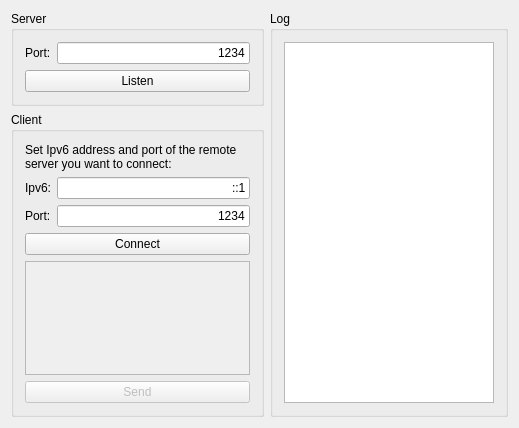
<?xml version="1.0" encoding="UTF-8"?>
<ui version="4.0">
 <class>MainWindow</class>
 <widget class="QMainWindow" name="MainWindow">
  <property name="geometry">
   <rect>
    <x>0</x>
    <y>0</y>
    <width>519</width>
    <height>428</height>
   </rect>
  </property>
  <property name="windowTitle">
   <string>Ipv6Test</string>
  </property>
  <widget class="QWidget" name="centralWidget">
   <layout class="QGridLayout" name="gridLayout_3">
    <item row="0" column="0">
     <widget class="QGroupBox" name="gbServer">
      <property name="title">
       <string>Server</string>
      </property>
      <layout class="QGridLayout" name="gridLayout">
       <item row="0" column="0">
        <widget class="QLabel" name="lbServerPort">
         <property name="text">
          <string>Port:</string>
         </property>
        </widget>
       </item>
       <item row="1" column="0" colspan="2">
        <widget class="QPushButton" name="pbStartListening">
         <property name="text">
          <string>Listen</string>
         </property>
         <property name="checkable">
          <bool>true</bool>
         </property>
        </widget>
       </item>
       <item row="0" column="1">
        <widget class="QLineEdit" name="leServerPort">
         <property name="text">
          <string>1234</string>
         </property>
         <property name="alignment">
          <set>Qt::AlignRight|Qt::AlignTrailing|Qt::AlignVCenter</set>
         </property>
        </widget>
       </item>
      </layout>
     </widget>
    </item>
    <item row="0" column="1" rowspan="2">
     <widget class="QGroupBox" name="gbLog">
      <property name="title">
       <string>Log</string>
      </property>
      <layout class="QGridLayout" name="gridLayout_4">
       <item row="0" column="0">
        <widget class="QTextBrowser" name="textBrowser"/>
       </item>
      </layout>
     </widget>
    </item>
    <item row="1" column="0">
     <widget class="QGroupBox" name="gbClient">
      <property name="title">
       <string>Client</string>
      </property>
      <layout class="QGridLayout" name="gridLayout_2">
       <item row="1" column="0">
        <widget class="QLabel" name="lbHost">
         <property name="text">
          <string>Ipv6:</string>
         </property>
        </widget>
       </item>
       <item row="1" column="1">
        <widget class="QLineEdit" name="leHost">
         <property name="text">
          <string>::1</string>
         </property>
         <property name="alignment">
          <set>Qt::AlignRight|Qt::AlignTrailing|Qt::AlignVCenter</set>
         </property>
        </widget>
       </item>
       <item row="3" column="0" colspan="2">
        <widget class="QPushButton" name="pbConnect">
         <property name="text">
          <string>Connect</string>
         </property>
         <property name="checkable">
          <bool>true</bool>
         </property>
        </widget>
       </item>
       <item row="2" column="1">
        <widget class="QLineEdit" name="lePort">
         <property name="text">
          <string>1234</string>
         </property>
         <property name="alignment">
          <set>Qt::AlignRight|Qt::AlignTrailing|Qt::AlignVCenter</set>
         </property>
        </widget>
       </item>
       <item row="2" column="0">
        <widget class="QLabel" name="lbPort">
         <property name="text">
          <string>Port:</string>
         </property>
        </widget>
       </item>
       <item row="5" column="0" colspan="2">
        <widget class="QPushButton" name="pbSend">
         <property name="enabled">
          <bool>false</bool>
         </property>
         <property name="text">
          <string>Send</string>
         </property>
        </widget>
       </item>
       <item row="4" column="0" colspan="2">
        <widget class="QPlainTextEdit" name="ptMessage">
         <property name="enabled">
          <bool>false</bool>
         </property>
        </widget>
       </item>
       <item row="0" column="0" colspan="2">
        <widget class="QLabel" name="lbCaption">
         <property name="text">
          <string>Set Ipv6 address and port of the remote server you want to connect:</string>
         </property>
         <property name="wordWrap">
          <bool>true</bool>
         </property>
        </widget>
       </item>
      </layout>
     </widget>
    </item>
    <item row="2" column="0">
     <spacer name="spacer">
      <property name="orientation">
       <enum>Qt::Vertical</enum>
      </property>
      <property name="sizeHint" stdset="0">
       <size>
        <width>20</width>
        <height>40</height>
       </size>
      </property>
     </spacer>
    </item>
   </layout>
  </widget>
  <widget class="QMenuBar" name="menuBar">
   <property name="geometry">
    <rect>
     <x>0</x>
     <y>0</y>
     <width>519</width>
     <height>19</height>
    </rect>
   </property>
  </widget>
 </widget>
 <layoutdefault spacing="6" margin="11"/>
 <resources/>
 <connections/>
</ui>
